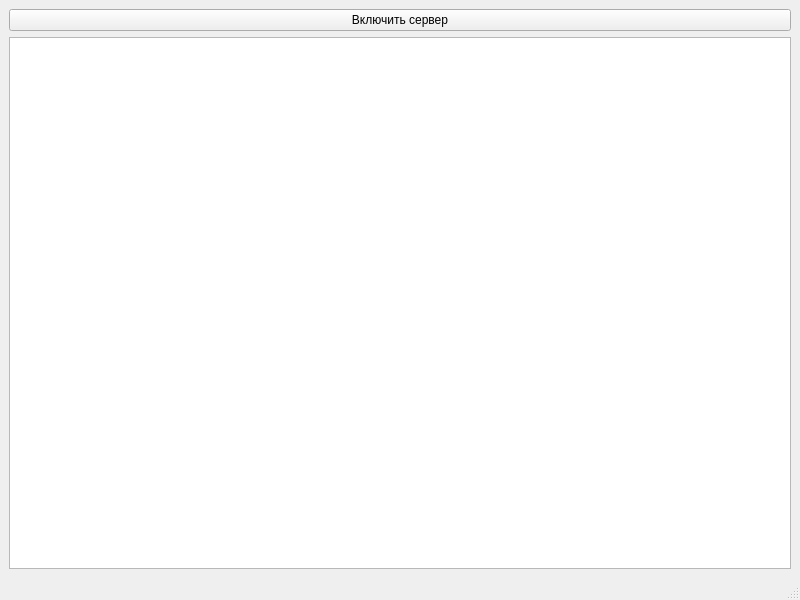
<?xml version="1.0" encoding="UTF-8"?>
<ui version="4.0">
 <class>MainWindow</class>
 <widget class="QMainWindow" name="MainWindow">
  <property name="geometry">
   <rect>
    <x>0</x>
    <y>0</y>
    <width>800</width>
    <height>600</height>
   </rect>
  </property>
  <property name="windowTitle">
   <string>MainWindow</string>
  </property>
  <widget class="QWidget" name="centralwidget">
   <layout class="QVBoxLayout" name="verticalLayout">
    <item>
     <widget class="QPushButton" name="pushButton">
      <property name="text">
       <string>Включить сервер</string>
      </property>
     </widget>
    </item>
    <item>
     <widget class="QTextEdit" name="textEdit"/>
    </item>
   </layout>
  </widget>
  <widget class="QMenuBar" name="menubar">
   <property name="geometry">
    <rect>
     <x>0</x>
     <y>0</y>
     <width>800</width>
     <height>26</height>
    </rect>
   </property>
  </widget>
  <widget class="QStatusBar" name="statusbar"/>
 </widget>
 <resources/>
 <connections/>
</ui>
